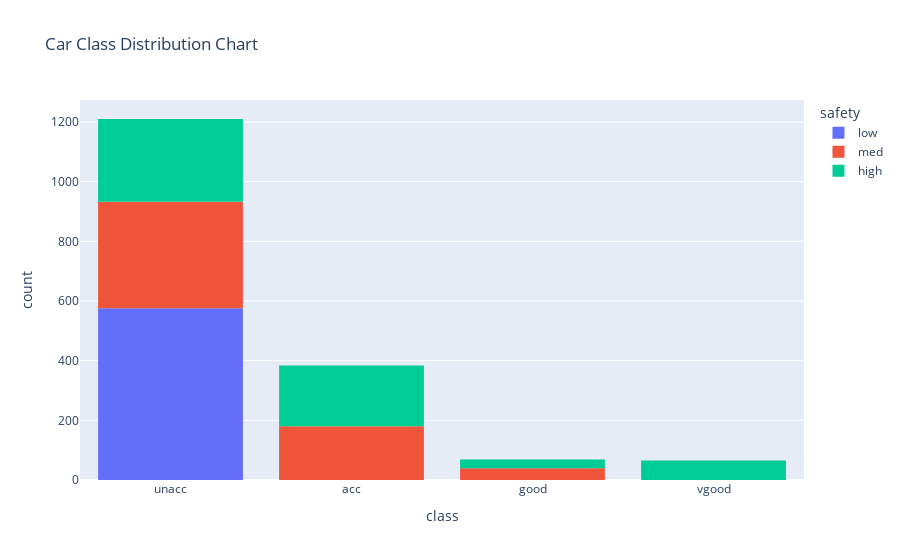

Notebook source saved alongside this figure:
### Code cell
px.histogram(data_frame=df, x='class', color='safety', title='Car Class Distribution Chart')

### Figure 1 — Plotly figure (JSON) as saved in the notebook; plotly's stock layout.template omitted (floating-point values rounded to 4 significant figures; data arrays with more than 128 entries replaced by an {"elided": "..."} marker saying what was removed)
{"data": [{"alignmentgroup": "True", "bingroup": "x", "hovertemplate": "safety=low<br>class=%{x}<br>count=%{y}<extra></extra>", "legendgroup": "low", "marker": {"color": "#636efa", "pattern": {"shape": ""}}, "name": "low", "offsetgroup": "low", "orientation": "v", "showlegend": true, "type": "histogram", "x": {"elided": "576 str values"}, "xaxis": "x", "yaxis": "y"}, {"alignmentgroup": "True", "bingroup": "x", "hovertemplate": "safety=med<br>class=%{x}<br>count=%{y}<extra></extra>", "legendgroup": "med", "marker": {"color": "#EF553B", "pattern": {"shape": ""}}, "name": "med", "offsetgroup": "med", "orientation": "v", "showlegend": true, "type": "histogram", "x": {"elided": "576 str values"}, "xaxis": "x", "yaxis": "y"}, {"alignmentgroup": "True", "bingroup": "x", "hovertemplate": "safety=high<br>class=%{x}<br>count=%{y}<extra></extra>", "legendgroup": "high", "marker": {"color": "#00cc96", "pattern": {"shape": ""}}, "name": "high", "offsetgroup": "high", "orientation": "v", "showlegend": true, "type": "histogram", "x": {"elided": "576 str values"}, "xaxis": "x", "yaxis": "y"}], "layout": {"barmode": "relative", "legend": {"title": {"text": "safety"}, "tracegroupgap": 0}, "title": {"text": "Car Class Distribution Chart"}, "xaxis": {"anchor": "y", "domain": [0, 1], "title": {"text": "class"}}, "yaxis": {"anchor": "x", "domain": [0, 1], "title": {"text": "count"}}}}
